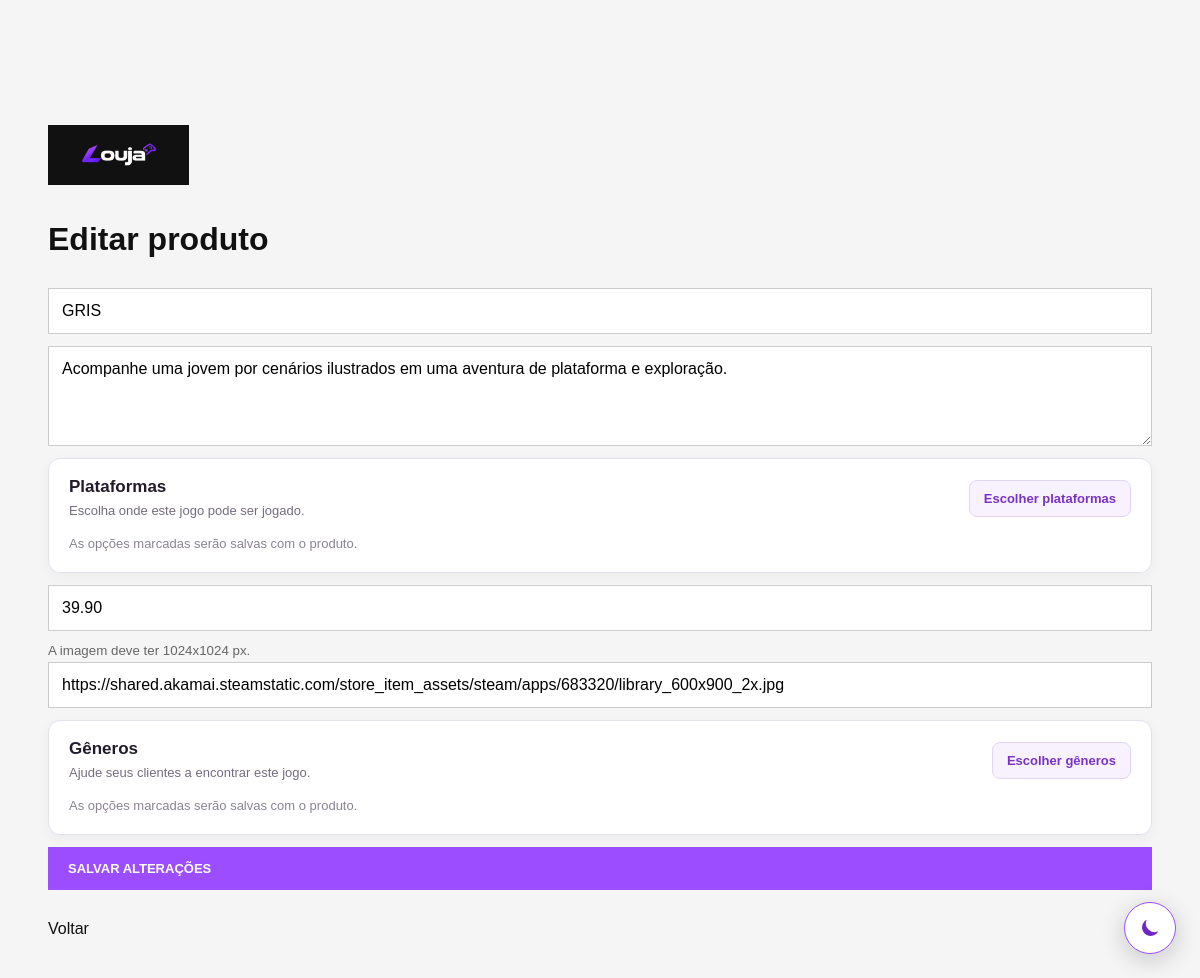
The page /frontend/public/admin/editar.php?id=200 (signed in) on the database its author committed.
### tables this page shows
CREATE TABLE IF NOT exists jogos (
    jogo_id INT AUTO_INCREMENT PRIMARY KEY,
    categoria_id INT NOT NULL,
    titulo VARCHAR(150) NOT NULL,
    descricao TEXT,
    plataforma VARCHAR(50) NOT NULL,
    preco DECIMAL(10,2) NOT NULL,
    quantidade_estoque INT DEFAULT 0,
    img_url VARCHAR(255),
    ativo TINYINT(1) DEFAULT 1,
    destaque_carrossel TINYINT(1) DEFAULT 0,

    FOREIGN KEY (categoria_id)
        REFERENCES categorias(categoria_id)
);

### frontend/public/admin/editar.php (the view, shortened to what this page needs)
<?php
require_once __DIR__ . '/../../../backend/config/conexao.php';
$id = intval($_GET['id'] ?? 0);
$stmt = $pdo->prepare("SELECT * FROM jogos WHERE jogo_id = ?");
$stmt->execute([$id]);
$produto = $stmt->fetch();
?>
<!DOCTYPE html>
<html lang="pt-BR">
<head>
    <link rel="stylesheet" href="../css/style.css">
    <?php require __DIR__ . '/../tema-head.php'; ?>
</head>
<body>
<div class="admin">
    <a href="../index.php" class="logo admin-logo"><img src="../../../docs/logolouja.png" alt="Louja"></a>
    <h1>Editar produto</h1>
    <form method="POST" class="form-admin">
        <input name="titulo" value="<?= htmlspecialchars($produto['titulo']) ?>" required>
        <textarea name="descricao"><?= htmlspecialchars($produto['descricao']) ?></textarea>
        <section class="selecao-opcoes" aria-labelledby="titulo-plataformas">
            <div class="selecao-opcoes-cabecalho">
                <div>
                    <h2 id="titulo-plataformas">Plataformas</h2>
                    <p>Escolha onde este jogo pode ser jogado.</p>
                </div>
                <label class="abrir-seletor" for="abrir-plataformas">Escolher plataformas</label>
            </div>
            <p class="opcoes-ajuda">As opções marcadas serão salvas com o produto.</p>
        </section>
        <input type="number" step="0.01" name="preco" value="<?= $produto['preco'] ?>" required>
        <small class="campo-ajuda">A imagem deve ter 1024x1024 px.</small>
        <input name="img_url" value="<?= htmlspecialchars($produto['img_url']) ?>">
        <section class="selecao-opcoes" aria-labelledby="titulo-generos">
            <div class="selecao-opcoes-cabecalho">
                <div>
                    <h2 id="titulo-generos">Gêneros</h2>
                    <p>Ajude seus clientes a encontrar este jogo.</p>
                </div>
                <label class="abrir-seletor" for="abrir-generos">Escolher gêneros</label>
            </div>
            <p class="opcoes-ajuda">As opções marcadas serão salvas com o produto.</p>
        </section>
        <button class="botao" type="submit">Salvar alterações</button>
    </form>
    <a href="index.php">Voltar</a>
</div>
</body>
</html>

### frontend/public/css/style.css (style rules this page uses)
* { margin: 0; padding: 0; box-sizing: border-box; }
html { scroll-behavior: smooth; }
body { font-family: Arial, Helvetica, sans-serif; background: #f5f5f5; color: #111; }
a { color: inherit; text-decoration: none; }
.logo img { display: block; width: 125px; height: auto; }
.admin-logo { display: inline-flex; margin-bottom: 16px; padding: 5px 8px; background: #111; }
.botao { display: inline-flex; align-items: center; gap: 12px; border: 0; background: #9b4dff; color: #fff; padding: 14px 20px; font-size: 13px; font-weight: 800; text-transform: uppercase; transition: transform .2s ease, background .2s ease; }
.login-box, .admin, .pagina { width: min(900px, 90%); margin: 120px auto 40px; }
.login-box h1, .admin h1, .pagina h1 { margin: 20px 0 10px; }
.login-box form, .form-admin { display: flex; flex-direction: column; gap: 12px; }
input, textarea, select { width: 100%; padding: 13px; border: 1px solid #ccc; background: white; font: inherit; }
textarea { min-height: 100px; resize: vertical; }
.admin > a { margin-right: 15px; }
.admin { width: min(1450px, 92%); margin-top: 125px; }
.form-admin { margin: 30px 0; }
.selecao-opcoes { min-width: 0; padding: 14px; border: 1px solid #ccc; background: #fff; }
.selecao-opcoes { padding: 18px 20px; border-color: #e6e0ed; border-radius: 12px; box-shadow: 0 4px 14px rgba(40, 20, 60, .04); }
.selecao-opcoes-cabecalho, .dialogo-opcoes-cabecalho { display: flex; align-items: center; justify-content: space-between; gap: 16px; }
.selecao-opcoes-cabecalho h2, .dialogo-opcoes-cabecalho h2 { margin: 0 0 5px; color: #211b2a; font-size: 17px; }
.selecao-opcoes-cabecalho p, .dialogo-opcoes-cabecalho p { margin: 0; color: #746d7d; font-size: 13px; line-height: 1.45; }
.abrir-seletor { display: inline-flex; flex: 0 0 auto; padding: 10px 14px; border: 1px solid #e2d5f1; border-radius: 8px; background: #f8f2ff; color: #7833c2; cursor: pointer; font-size: 13px; font-weight: 700; transition: background .2s ease, border-color .2s ease; }
.opcoes-ajuda { min-height: 20px; margin: 13px 0 0; color: #8a8491; font-size: 13px; line-height: 1.5; }
.campo-ajuda { margin-bottom: -8px; color: #666; }
button { font: inherit; }

### rows shown on the page
jogos: titulo "GRIS", descricao "Acompanhe uma jovem por cenários ilustrados em uma aventura de plataforma e exploração.", preco "39.90", img_url "https://shared.akamai.steamstatic.com/store_item_assets/steam/apps/683320/library_600x900_2x.jpg"
